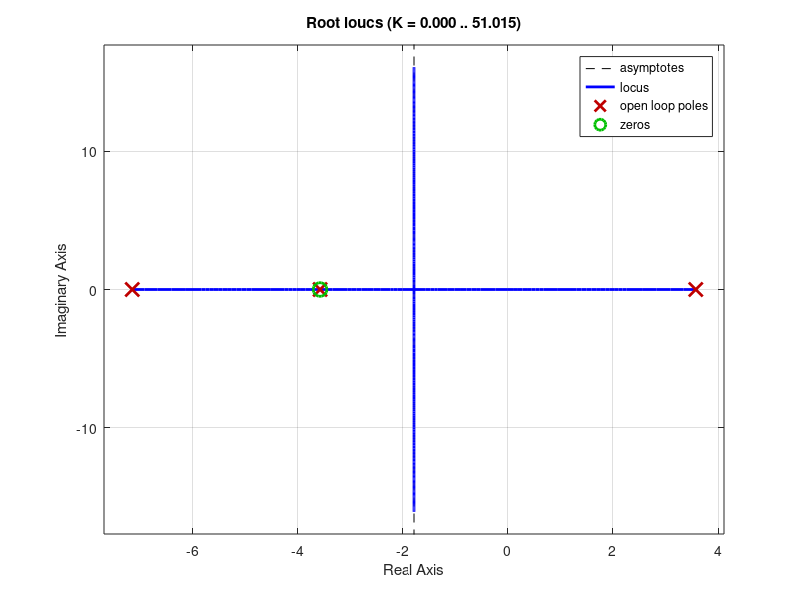

This figure's MATLAB source:
% pindposregulering

Km = 0.022141706562986;
Rm = 0.807790757873553;
Js = 2.686970843428432e-04;
Bs = 1.748817703686052e-04;
N = 12/40;
la = 0.3384;
lp = 1.1509;
ma = 0.2988;
g = 9.82;

s = tf('s');

Gpold = ((-3*la*s^2)/(2*lp))/(-s^2+((3*g)/(2*lp)));
Gp = (((3*g)/(2*lp))*(-3*la)/(2*lp))/(-s^2+((3*g)/(2*lp)));
kipp = 1;
Dp = kipp*(s+(3*g/(lp*2))^(1/2))/(s+2*((3*g)/(lp*2))^(1/2));



%T = (Gp*Dp)/(1+Gp*Dp);

% margin(G*D);
%figure(2);
%step(T);
%stepinfo(T)
%figure(3)
%rlocus(Dg*Gg);
figure(4)
rlocus(Gp*Dp);

